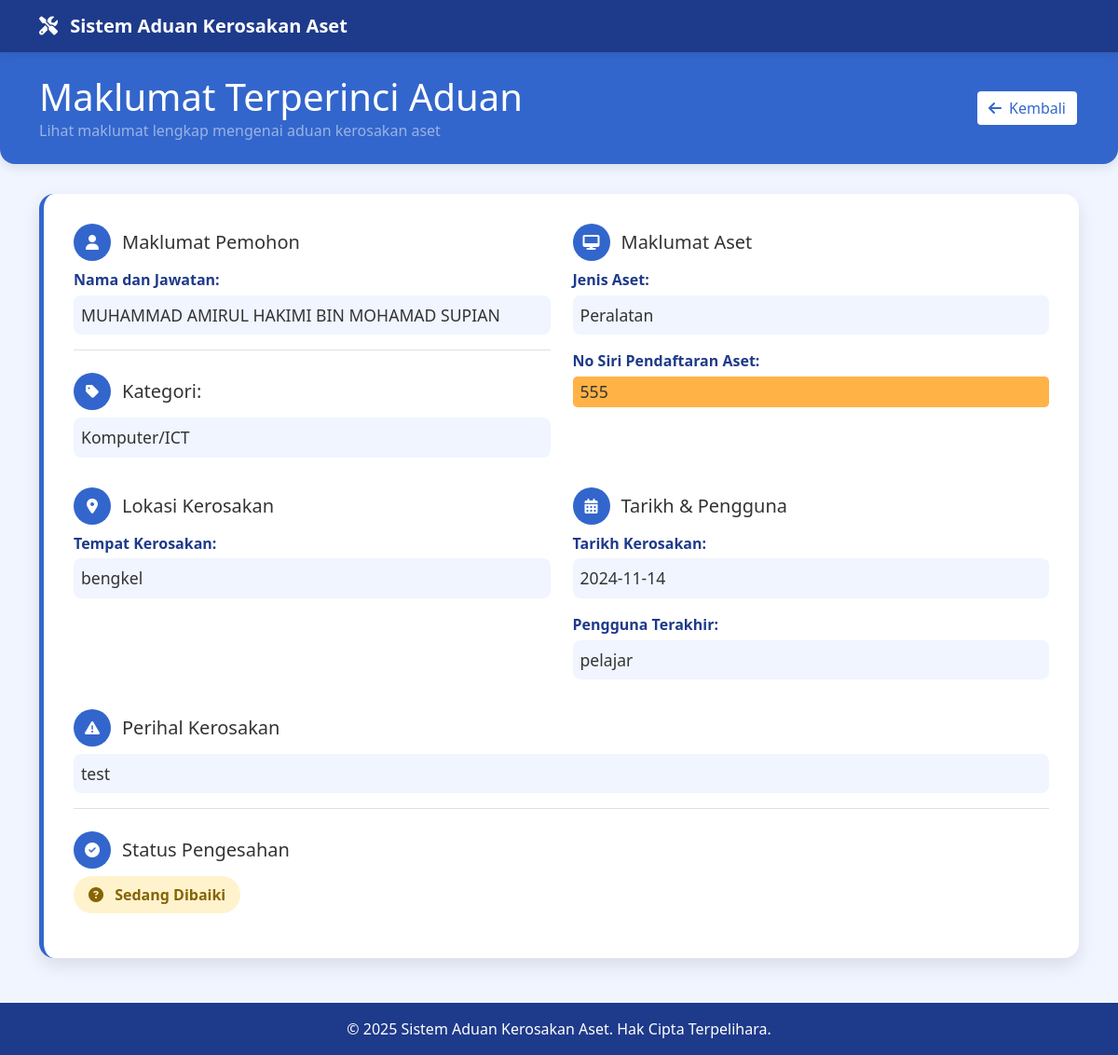
The app's page /view_staff.php?no_id=35, older data.
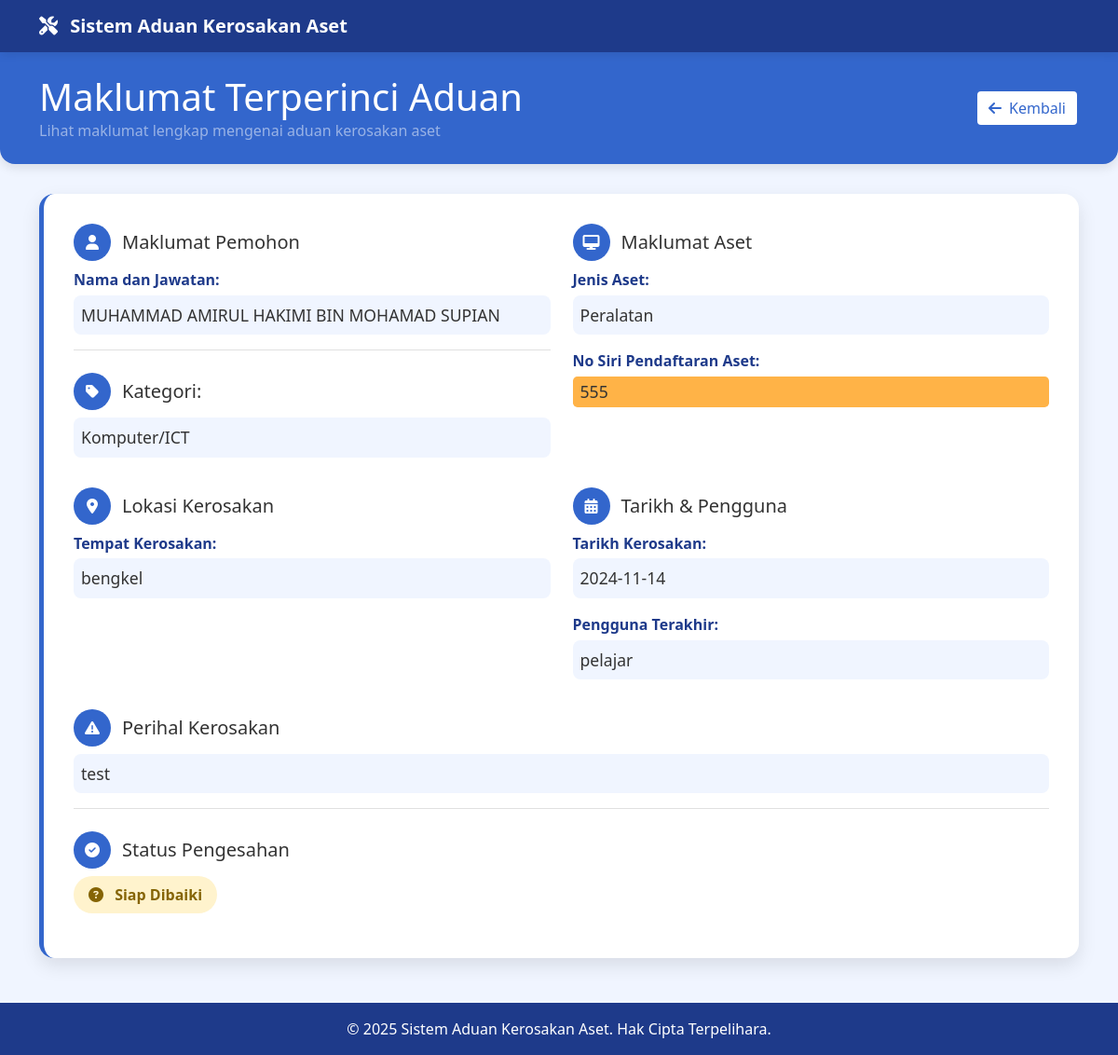
The same page, newer data.
### tables this page shows
CREATE TABLE IF NOT EXISTS `tbl_semakan` (
  `no_id` int NOT NULL AUTO_INCREMENT,
  `role` varchar(50) DEFAULT NULL,
  `jenis_aset` varchar(255) DEFAULT NULL,
  `no_siri` varchar(50) DEFAULT NULL,
  `tempat_rosak` varchar(255) DEFAULT NULL,
  `userterakhir` varchar(255) DEFAULT NULL,
  `ulasan` varchar(500) DEFAULT NULL,
  `nama` varchar(255) DEFAULT NULL,
  `emel` varchar(255) DEFAULT NULL,
  `tarikh_rosak` varchar(50) DEFAULT NULL,
  `lulus_jabatan` varchar(255) DEFAULT 'Dalam Proses',
  `image` varchar(266) DEFAULT NULL,
  `tarikh` varchar(50) DEFAULT NULL,
  `bppa` varchar(50) DEFAULT NULL,
  `kosdahulu` varchar(50) DEFAULT NULL,
  `anggarankos` varchar(50) DEFAULT NULL,
  `syorulasan` longtext,
  `pic` varchar(50) DEFAULT NULL,
  `tarikhbppa` varchar(50) DEFAULT NULL,
  `kelulusan` varchar(50) DEFAULT NULL,
  `ulasantpo` longtext,
  `tarikhtpo` varchar(50) DEFAULT NULL,
  PRIMARY KEY (`no_id`) USING BTREE
);

### view_staff.php (the view, shortened to what the changed rows need)
<!DOCTYPE html>
<html lang="en">
<head>
    <link rel="stylesheet" href="https://cdn.jsdelivr.net/npm/bootstrap@5.2.2/dist/css/bootstrap.min.css">
    <link rel="stylesheet" href="https://cdnjs.cloudflare.com/ajax/libs/font-awesome/6.2.0/css/all.min.css">
</head>
<body>
    <div class="page-header">
        <div class="container">
            <div class="d-flex justify-content-between align-items-center">
                <div>
                    <h1 class="mb-0">Maklumat Terperinci Aduan</h1>
                </div>
            </div>
        </div>
    </div>
    <div class="container">
        <div class="detail-card">
            <?php
            include 'db.php';
            if (isset($_GET['no_id']) && is_numeric($_GET['no_id'])) {
                $no_id = $_GET['no_id'];
                $sql = "SELECT * FROM tbl_semakan WHERE no_id = $no_id";
                $result = mysqli_query($conn, $sql);
                if (mysqli_num_rows($result) > 0) {
                    $row = mysqli_fetch_array($result);
            ?>
                <div class="row">
                    <div class="col-md-6">
                        <div class="detail-section">
                            <div class="d-flex align-items-center mb-2">
                                <div class="icon-circle">
                                    <i class="fas fa-user"></i>
                                </div>
                                <h5 class="mb-0">Maklumat Pemohon</h5>
                            </div>
                            <div class="detail-label">Nama dan Jawatan:</div>
                            <div class="detail-value"><?php echo $row["nama"]; ?></div>
                        </div>
                        <div class="detail-section">
                            <div class="d-flex align-items-center mb-2">
                                <div class="icon-circle">
                                    <i class="fas fa-tag"></i>
                                </div>
                                <h5 class="mb-0">Kategori:</h5>
                            </div>
                            <div class="detail-value"><?php echo $row["role"]; ?></div>
                        </div>
                    </div>
                    <div class="col-md-6">
                        <div class="detail-section">
                            <div class="d-flex align-items-center mb-2">
                                <div class="icon-circle">
                                    <i class="fas fa-desktop"></i>
                                </div>
                                <h5 class="mb-0">Maklumat Aset</h5>
                            </div>
                            <div class="detail-label">Jenis Aset:</div>
                            <div class="detail-value"><?php echo $row["jenis_aset"]; ?></div>
                            <div class="detail-label mt-3">No Siri Pendaftaran Aset:</div>
                            <div class="detail-value highlight"><?php echo $row["no_siri"]; ?></div>
                        </div>
                    </div>
                </div>
                <div class="row mt-3">
                    <div class="col-md-6">
                        <div class="detail-section">
                            <div class="d-flex align-items-center mb-2">
                                <div class="icon-circle">
                                    <i class="fas fa-map-marker-alt"></i>
                                </div>
                                <h5 class="mb-0">Lokasi Kerosakan</h5>
                            </div>
                            <div class="detail-label">Tempat Kerosakan:</div>
                            <div class="detail-value"><?php echo $row["tempat_rosak"]; ?></div>
                        </div>
                    </div>
                    <div class="col-md-6">
                        <div class="detail-section">
                            <div class="d-flex align-items-center mb-2">
                                <div class="icon-circle">
                                    <i class="fas fa-calendar-alt"></i>
                                </div>
                                <h5 class="mb-0">Tarikh & Pengguna</h5>
                            </div>
                            <div class="detail-label">Tarikh Kerosakan:</div>
                            <div class="detail-value"><?php echo $row["tarikh_rosak"]; ?></div>
                            <div class="detail-label mt-3">Pengguna Terakhir:</div>
                            <div class="detail-value"><?php echo $row["userterakhir"]; ?></div>
                        </div>
                    </div>
                </div>
                <div class="detail-section mt-3">
                    <div class="d-flex align-items-center mb-2">
                        <div class="icon-circle">
                            <i class="fas fa-exclamation-triangle"></i>
                        </div>
                        <h5 class="mb-0">Perihal Kerosakan</h5>
                    </div>
                    <div class="detail-value"><?php echo $row["ulasan"]; ?></div>
                </div>
                <div class="detail-section mt-3">
                    <div class="d-flex align-items-center mb-2">
                        <div class="icon-circle">
                            <i class="fas fa-check-circle"></i>
                        </div>
                        <h5 class="mb-0">Status Pengesahan</h5>
                    </div>
                    <?php
                        $statusClass = "status-pending";
                        $statusIcon = "question-circle";
                    ?>
                    <div class="status-badge <?php echo $statusClass; ?>">
                        <i class="fas fa-<?php echo $statusIcon; ?> me-2"></i>
                        <?php echo $row["lulus_jabatan"]; ?>
                    </div>
                </div>
            <?php
                } else {
                    echo '<div class="alert alert-warning" role="alert">
                        <i class="fas fa-exclamation-triangle me-2"></i>
                        Tiada pemohonan dijumpai. ID aduan tidak wujud atau telah dipadam.
                    </div>';
                }
            } else {
                echo '<div class="alert alert-danger" role="alert">
                    <i class="fas fa-exclamation-circle me-2"></i>
                    ID aduan tidak sah. Sila kembali ke halaman utama.
                </div>';
            }
            ?>
        </div>
    </div>
</body>
</html>

Row changes from the older to the newer data that the page shows:
changed tbl_semakan "MUHAMMAD AMIRUL HAKIMI BIN MOHAMAD SUPIAN": lulus_jabatan "Sedang Dibaiki" → "Siap Dibaiki"
